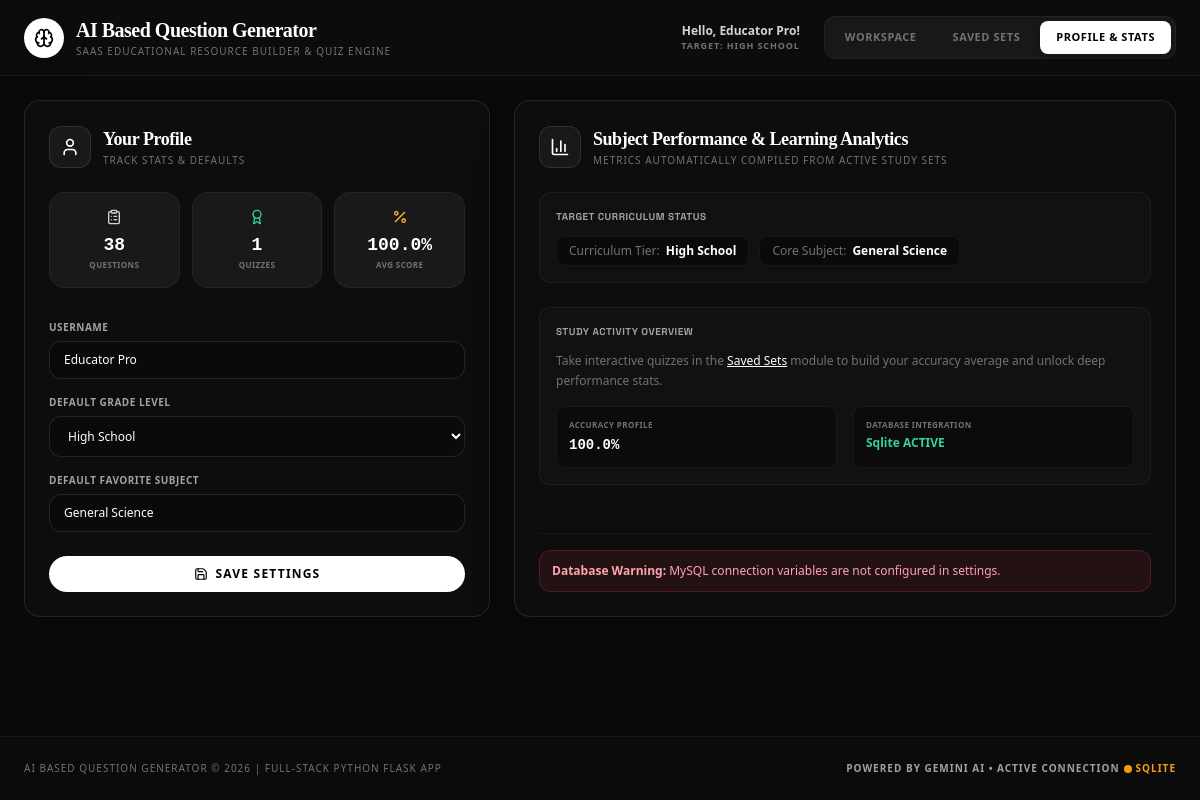
/profile, run on the app's committed database.
### tables this page shows
CREATE TABLE user_profile (
                    id INTEGER PRIMARY KEY AUTOINCREMENT,
                    username TEXT NOT NULL DEFAULT 'Educator Pro',
                    email TEXT NOT NULL,
                    grade_level TEXT DEFAULT 'High School',
                    default_subject TEXT DEFAULT 'General Science',
                    questions_generated INTEGER DEFAULT 0,
                    quizzes_taken INTEGER DEFAULT 0,
                    average_score REAL DEFAULT 0.0
                );

### app.py (the view, shortened to what this page needs)
@app.route('/profile', methods=['GET', 'POST'])
def profile():
    profile_data = db_query("SELECT * FROM user_profile LIMIT 1", fetch_one=True)
    return render_template('profile.html', profile=profile_data, db_type=db_type, db_error=db_error)

### templates/profile.html
{% extends 'base.html' %}
{% block content %}
<div class="max-w-6xl mx-auto grid grid-cols-1 md:grid-cols-12 gap-6">
    <div class="md:col-span-5 flex flex-col gap-6">
        <div class="bg-[#0d0d0d] rounded-2xl border border-white/10 p-6 shadow-2xl h-full flex flex-col justify-between">
            <div>
                <div class="flex items-center gap-3 mb-6">
                    <div class="p-2.5 bg-white/5 text-white rounded-xl border border-white/10">
                        <i data-lucide="user" class="w-5 h-5"></i>
                    </div>
                    <div>
                        <h2 class="font-serif text-lg font-bold text-white tracking-tight">Your Profile</h2>
                        <p class="text-[10px] text-zinc-500 uppercase tracking-widest font-medium">Track Stats & Defaults</p>
                    </div>
                </div>
                <div class="grid grid-cols-3 gap-3 mb-8">
                    <div class="bg-white/5 border border-white/5 p-4 rounded-2xl text-center">
                        <i data-lucide="clipboard-list" class="w-4 h-4 text-zinc-300 mx-auto mb-1.5"></i>
                        <div class="font-mono text-lg font-bold text-white">{{ profile.questions_generated }}</div>
                        <div class="text-[8px] text-zinc-500 font-bold uppercase tracking-wider">Questions</div>
                    </div>
                    <div class="bg-white/5 border border-white/5 p-4 rounded-2xl text-center">
                        <i data-lucide="award" class="w-4 h-4 text-emerald-400 mx-auto mb-1.5"></i>
                        <div class="font-mono text-lg font-bold text-white">{{ profile.quizzes_taken }}</div>
                        <div class="text-[8px] text-zinc-500 font-bold uppercase tracking-wider">Quizzes</div>
                    </div>
                    <div class="bg-white/5 border border-white/5 p-4 rounded-2xl text-center">
                        <i data-lucide="percent" class="w-4 h-4 text-amber-400 mx-auto mb-1.5"></i>
                        <div class="font-mono text-lg font-bold text-white">{{ profile.average_score }}%</div>
                        <div class="text-[8px] text-zinc-500 font-bold uppercase tracking-wider">Avg Score</div>
                    </div>
                </div>
                <form action="{{ url_for('profile') }}" method="POST" class="space-y-4">
                    <div>
                        <label class="block text-[10px] font-bold text-zinc-400 uppercase tracking-wider mb-1.5">
                            Username
                        </label>
                        <input type="text" name="username" required value="{{ profile.username }}"
                               class="w-full px-3.5 py-2.5 bg-[#0a0a0a] border border-white/10 rounded-xl text-xs text-white placeholder:text-zinc-700 focus:outline-none focus:border-white/30 font-sans">
                    </div>
                    <div>
                        <label class="block text-[10px] font-bold text-zinc-400 uppercase tracking-wider mb-1.5">
                            Default Grade Level
                        </label>
                        <select name="grade_level"
                                class="w-full px-3.5 py-2.5 bg-[#0a0a0a] border border-white/10 rounded-xl text-xs text-white focus:outline-none focus:border-white/30 [&>option]:bg-zinc-950 [&>option]:text-zinc-300">
                            {% for lvl in ['Elementary School', 'Middle School', 'High School', 'University', 'Professional'] %}
                            <option value="{{ lvl }}" {% if profile.grade_level == lvl %}selected{% endif %}>{{ lvl }}</option>
                            {% endfor %}
                        </select>
                    </div>
                    <div>
                        <label class="block text-[10px] font-bold text-zinc-400 uppercase tracking-wider mb-1.5">
                            Default Favorite Subject
                        </label>
                        <input type="text" name="default_subject" required value="{{ profile.default_subject }}"
                               class="w-full px-3.5 py-2.5 bg-[#0a0a0a] border border-white/10 rounded-xl text-xs text-white placeholder:text-zinc-700 focus:outline-none focus:border-white/30 font-sans">
                    </div>
                    <div class="pt-2">
                        <button type="submit" class="w-full flex items-center justify-center gap-2 py-2.5 px-4 rounded-full text-xs font-bold text-black bg-white hover:bg-zinc-200 transition-all shadow-sm cursor-pointer uppercase tracking-widest font-sans">
                            <i data-lucide="save" class="w-3.5 h-3.5"></i>
                            <span>Save Settings</span>
                        </button>
                    </div>
                </form>
            </div>
        </div>
    </div>
    <div class="md:col-span-7">
        <div class="bg-[#0d0d0d] rounded-2xl border border-white/10 p-6 shadow-2xl h-full flex flex-col justify-between">
            <div>
                <div class="flex items-center gap-3 mb-6">
                    <div class="p-2.5 bg-white/5 text-white rounded-xl border border-white/10">
                        <i data-lucide="bar-chart-3" class="w-5 h-5"></i>
                    </div>
                    <div>
                        <h2 class="font-serif text-lg font-bold text-white tracking-tight">Subject Performance & Learning Analytics</h2>
                        <p class="text-[10px] text-zinc-500 uppercase tracking-widest font-medium">Metrics automatically compiled from active study sets</p>
                    </div>
                </div>
                <div class="space-y-6">
                    <div class="bg-white/[0.02] rounded-xl p-4 border border-white/5">
                        <h3 class="text-[10px] font-bold text-zinc-400 uppercase tracking-wider mb-3">Target Curriculum Status</h3>
                        <div class="flex flex-wrap gap-2.5">
                            <div class="flex items-center gap-1.5 px-3 py-1.5 bg-[#0a0a0a] border border-white/5 rounded-lg text-xs font-medium text-zinc-300">
                                <span class="text-zinc-500">Curriculum Tier:</span>
                                <span class="font-bold text-white">{{ profile.grade_level }}</span>
                            </div>
                            <div class="flex items-center gap-1.5 px-3 py-1.5 bg-[#0a0a0a] border border-white/5 rounded-lg text-xs font-medium text-zinc-300">
                                <span class="text-zinc-500">Core Subject:</span>
                                <span class="font-bold text-white">{{ profile.default_subject }}</span>
                            </div>
                        </div>
                    </div>
                    <div class="bg-white/[0.02] rounded-xl p-4 border border-white/5">
                        <h3 class="text-[10px] font-bold text-zinc-400 uppercase tracking-wider mb-3">Study Activity Overview</h3>
                        <p class="text-xs text-zinc-500 leading-relaxed mb-4">
                            Take interactive quizzes in the <a href="{{ url_for('saved_sets') }}" class="text-white underline hover:text-zinc-200">Saved Sets</a> module to build your accuracy average and unlock deep performance stats.
                        </p>
                        <div class="grid grid-cols-2 gap-4">
                            <div class="bg-black/30 p-3 rounded-lg border border-white/5">
                                <span class="text-[8px] text-zinc-500 uppercase tracking-wider font-bold block">Accuracy Profile</span>
                                <span class="text-sm font-mono font-bold text-white block mt-1">
                                    {% if profile.quizzes_taken > 0 %}{{ profile.average_score }}%{% else %}N/A{% endif %}
                                </span>
                            </div>
                            <div class="bg-black/30 p-3 rounded-lg border border-white/5">
                                <span class="text-[8px] text-zinc-500 uppercase tracking-wider font-bold block">Database Integration</span>
                                <span class="text-xs font-semibold text-emerald-400 block mt-1 capitalize">
                                    {{ db_type }} ACTIVE
                                </span>
                            </div>
                        </div>
                    </div>
                </div>
            </div>
            <div class="mt-8 pt-4 border-t border-white/5">
                {% if db_error %}
                <div class="p-3 bg-rose-500/10 border border-rose-500/20 text-rose-300 rounded-xl text-xs font-medium">
                    <span class="font-bold">Database Warning:</span> {{ db_error }}
                </div>
                {% else %}
                <div class="p-3 bg-white/5 border border-white/5 text-zinc-500 rounded-xl text-[10px] uppercase tracking-wider text-center font-bold">
                    Curriculum metrics synced perfectly with {{ db_type }}
                </div>
                {% endif %}
            </div>
        </div>
    </div>
</div>
{% endblock %}

### templates/base.html (shortened to what this page needs)
<!DOCTYPE html>
<html lang="en" class="h-full">
<head>
    <script src="https://cdn.tailwindcss.com"></script>
</head>
<body class="min-h-screen bg-[#0a0a0a] text-[#d4d4d8] flex flex-col font-sans selection:bg-white selection:text-black">
    <header class="sticky top-0 z-10 bg-[#0d0d0d]/85 backdrop-blur-md border-b border-white/5 px-6 py-4">
        <div class="max-w-7xl mx-auto flex flex-col sm:flex-row sm:items-center justify-between gap-4">
            <div class="flex items-center gap-3">
                <div class="w-10 h-10 bg-white text-black rounded-full flex items-center justify-center shadow-2xl">
                    <i data-lucide="brain" class="w-5 h-5"></i>
                </div>
                <div>
                    <h1 class="font-serif text-xl font-bold tracking-tight text-white flex items-center gap-1.5">
                        AI Based Question Generator
                    </h1>
                    <p class="text-[10px] text-zinc-500 uppercase tracking-widest font-medium">
                        SaaS Educational Resource Builder & Quiz Engine
                    </p>
                </div>
            </div>
            <div class="flex items-center gap-4">
                {% if profile %}
                <div class="text-right hidden md:block mr-2">
                    <div class="text-xs font-bold text-zinc-300">Hello, {{ profile.username }}!</div>
                    <div class="text-[9px] text-zinc-500 font-bold uppercase tracking-widest">
                        Target: {{ profile.grade_level }}
                    </div>
                </div>
                {% endif %}
                <nav class="bg-white/5 p-1 rounded-xl flex gap-1 text-[11px] font-bold border border-white/5">
                    <a href="{{ url_for('index') }}"
                       class="px-4 py-2 rounded-lg transition-all uppercase tracking-wider {% if request.path == '/' or request.path == url_for('index') %}bg-white text-black font-bold shadow-md{% else %}text-zinc-500 hover:text-zinc-200{% endif %}">
                        Workspace
                    </a>
                    <a href="{{ url_for('saved_sets') }}"
                       class="px-4 py-2 rounded-lg transition-all uppercase tracking-wider {% if request.path == url_for('saved_sets') %}bg-white text-black font-bold shadow-md{% else %}text-zinc-500 hover:text-zinc-200{% endif %}">
                        Saved Sets
                    </a>
                    <a href="{{ url_for('profile') }}"
                       class="px-4 py-2 rounded-lg transition-all uppercase tracking-wider {% if request.path == url_for('profile') %}bg-white text-black font-bold shadow-md{% else %}text-zinc-500 hover:text-zinc-200{% endif %}">
                        Profile & Stats
                    </a>
                </nav>
            </div>
        </div>
    </header>
    <main class="flex-1 max-w-7xl w-full mx-auto px-4 py-6 md:px-6">
        {% block content %}{% endblock %}
    </main>
    <footer class="bg-[#0d0d0d]/40 border-t border-white/5 py-6 px-6 text-center text-[10px] text-zinc-500 uppercase tracking-widest mt-12">
        <div class="max-w-7xl mx-auto flex flex-col sm:flex-row items-center justify-between gap-2">
            <span>AI Based Question Generator &copy; 2026 | Full-Stack Python Flask App</span>
            <span class="flex items-center gap-1 font-semibold text-zinc-400">
                Powered by Gemini AI • Active Connection
                {% if db_type == 'mysql' %}
                    <span class="text-emerald-500 font-bold flex items-center gap-1"><span class="inline-block w-2 h-2 rounded-full bg-emerald-500"></span>MySQL</span>
                {% else %}
                    <span class="text-amber-500 font-bold flex items-center gap-1"><span class="inline-block w-2 h-2 rounded-full bg-amber-500"></span>SQLite</span>
                {% endif %}
            </span>
        </div>
    </footer>
</body>
</html>

### templates/base.html (style rules this page uses)
body { font-family: 'Inter', sans-serif; }
h1, h2, h3, .font-serif { font-family: 'Space Grotesk', sans-serif; }

### data on the page
user_profile: username "Educator Pro", grade_level "HIGH SCHOOL", questions_generated "38", quizzes_taken "1", average_score "100.0", grade_level "High School", default_subject "General Science"

### other printed values
{{ db_type }} "Sqlite"
{{ db_error }} "MySQL connection variables are not configured in settings."
